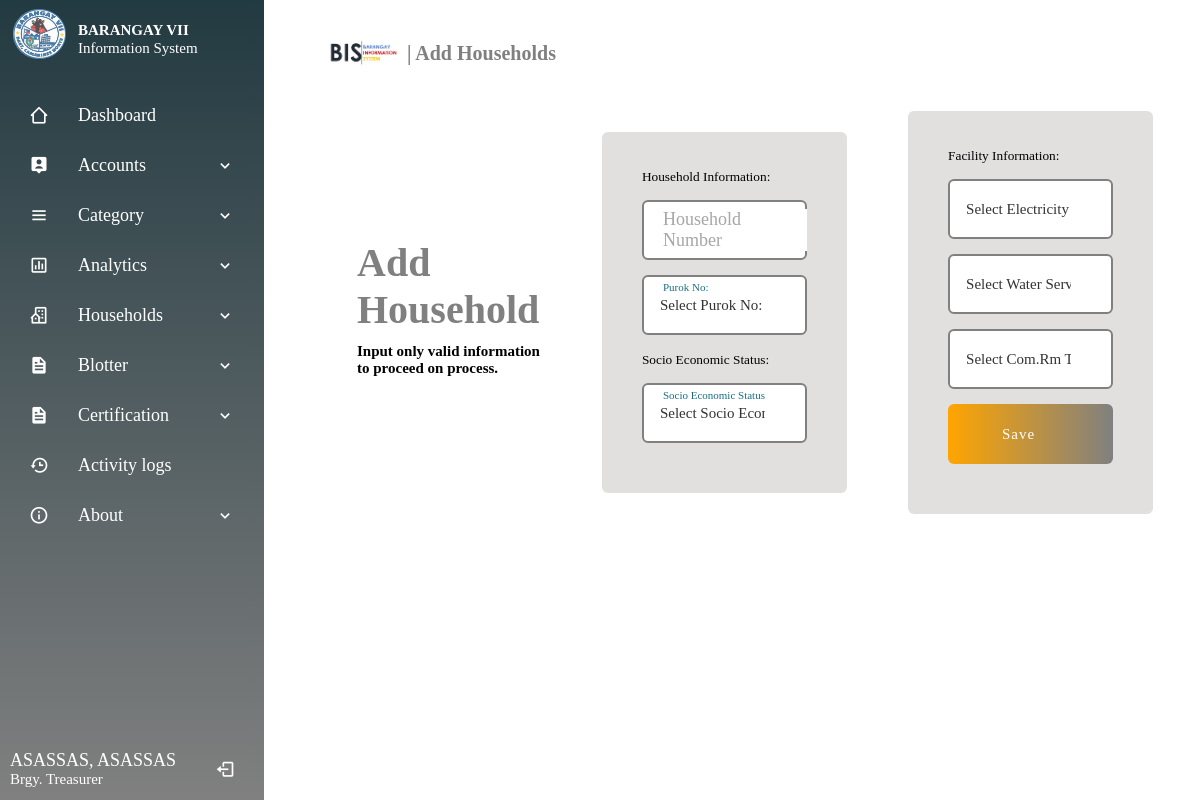
Screenshot of /addhousehold.php (signed in) with the database file from the repository.
### tables this page shows
CREATE TABLE `account` (
  `id` int(10) NOT NULL,
  `lastname` varchar(50) NOT NULL,
  `firstname` varchar(50) NOT NULL,
  `birthdate` varchar(25) NOT NULL,
  `gender` varchar(10) NOT NULL,
  `position` varchar(25) NOT NULL,
  `username` varchar(50) NOT NULL,
  `password` varchar(50) NOT NULL
);

### addhousehold.php (the view, shortened to what this page needs)
<!DOCTYPE html>
<html lang="en">
<head>
    <link rel="stylesheet" href="css/adduser.css">
    <link rel="stylesheet" href="css/allmaster.css">
    <link rel="stylesheet" href="css/font.css">
</head>
<body>
    <?php
    include 'navigation.php';
    ?>
    <section class="home-section">
    <div class="container">
        <div class="navbar">
            <img src="css/images/SystemLogo.png" class="logo"> <h3>| Add Households</h3>
                <navList>
                    <ulist id="menuList">
                    </ulist>
                </navList>
        </div>
        <div class="row">
            <div class="col-1">
                    <h2>Add<br>Household</h2>
                    <h4>Input only valid information to proceed on process.</h4>
            </div>
            <div class="col-2">
                <div class="wrapper">
                <form method="POST" action="" enctype="multipart/form-data">
                    <small>Household Information:</small>
                                    <div class="input-box">
                                        <input name="householdno" type="number" required>
                                        <label>Household Number</label>
                                    </div>
                                    <div class="input-box">
                                        <select name="purokid">
                                        <option value="">Select Purok No:</option>
                                        </select>
                                        <label class="labelspecial">Purok No:</label>
                                    </div>
                    <small>Socio Economic Status:</small>
                                    <div class="input-box">
                                        <select name="ses">
                                            <option value="">Select Socio Economic Status:</option>
                                        </select>
                                        <label class="labelspecial">Socio Economic Status</label>
                                    </div>
                </div>
            </div>
            <div class="col-2">
                <div class="wrapper">
                    <small>Facility Information:</small>
                                    <div class="input-box">
                                        <select name="electid">
                                            <option value="">Select Electricity Services:</option>
                                        </select>
                                    </div>
                                    <div class="input-box">
                                        <select name="waterid">
                                            <option value="">Select Water Services:</option>
                                        </select>
                                    </div>
                                    <div class="input-box">
                                        <select name="crid">
                                            <option value="">Select Com.Rm Type:</option>
                                        </select>
                                    </div>
                                    <div class="input-box button">
                                            <input id="button" type="submit" name="submit" value="Save">
                                    </div>
                </div>
            </div>
            </div>
        </div>
    </section>
</body>
</html>

### navigation.php (shortened to what this page needs)
<!DOCTYPE html>
<html lang="en" dir="ltr">
<head>
        <link rel="stylesheet" href="css/cssNav/style.css">
        <link rel="stylesheet" href="css/cssNav/font.css">
    <link href='https://unpkg.com/boxicons@2.1.2/css/boxicons.min.css' rel='stylesheet'>
</head>
<?php
    $username = $_SESSION['username'];
    $mysqlinav = NEW MySQLi('localhost','root','','bis');
    $resultSetnav = $mysqlinav->query("SELECT * FROM account where username='$username'");
    $rownav = mysqli_fetch_assoc($resultSetnav);
?>
<body>
    <nav class = sidebar>
        <div class="logo-details">
            <i><img src="css/images/BarangayLogo.png" height="50px" width="53px"></i>
            <div class="header-text">
                <span class="logo_name"><br>BARANGAY VII<br></span>
                <span class="logo_dname">Information System</span>
            </div>
        </div>
        <ul class="nav-links">
            <li>
                <div class="iocn-link">
                    <a href="dashboard.php">
                        <i class='bx bx-home-alt-2'></i>
                        <span class="link_name">Dashboard</span>
                    </a>
                </div>
            </li>
            <li>
                <div class="iocn-link">
                <a href="account.php">
                    <i class='bx bxs-user-pin'></i>
                    <span class="link_name">Accounts</span>
                </a>
                <i class='bx bx-chevron-down arrow'></i>
                </div>
            </li>
            <li>
                <div class="iocn-link">
                <a href="category.php">
                <i class='bx bx-menu'></i>
                    <span class="link_name">Category</span>
                </a>
                <i class='bx bx-chevron-down arrow'></i>
                </div>
            </li>
            <li>
            <div class="iocn-link">
                <a href="analytics.php">
                    <i class='bx bx-bar-chart-square'></i>
                    <span class="link_name">Analytics</span>
                </a>
                <i class='bx bx-chevron-down arrow'></i>
            </div>
            </li>
            <li>
                <div class="iocn-link">
                <a href="household.php">
                    <i class='bx bx-building-house'></i>
                    <span class="link_name">Households</span>
                </a>
                <i class='bx bx-chevron-down arrow'></i>
                </div>
            </li>
            <li>
                <div class="iocn-link">
                <a href="blotter.php">
                    <i class='bx bxs-file' ></i>
                    <span class="link_name">Blotter</span>
                </a>
                <i class='bx bx-chevron-down arrow'></i>
                </div>
            </li>
            <li>
                <div class="iocn-link">
                <a href="#">
                    <i class='bx bxs-file' ></i>
                    <span class="link_name">Certification</span>
                </a>
                <i class='bx bx-chevron-down arrow'></i>
                </div>
            </li>
            <li>
                <a href="logs.php">
                    <i class='bx bx-history' ></i>
                    <span class="link_name">Activity logs</span>
                </a>
            </li>
            <li>
                <div class="iocn-link">
                <a href="#">
                    <i class='bx bx-info-circle'></i>
                    <span class="link_name">About</span>
                </a>
                <i class='bx bx-chevron-down arrow'></i>
                </div>
            </li>
            <li>
        <div class="profile-details">
            <div class="name-job">
                <div class="profile_name"><?php echo $rownav['lastname']; ?>, <?php echo $rownav['firstname']; ?></div>
                <div class="job"><?php echo $rownav['position']; ?></div>
            </div>
            <a href="logout.php"><i class='bx bx-log-out'></a></i>
        </div>
    </li>
   </ul>
</nav>
</body>
</html>

### css/adduser.css (style rules this page uses)
body { margin: 0; padding: 0; font-family: outfit; box-sizing: border-box; }
.container { width: 100%; min-height: 100vh; padding-left: 5%; padding-right: 5%; box-sizing: border-box; overflow:hidden; }
.navbar { width: 100%; display: flex; align-items: center; }
.navbar h3 { font-size: 20px; color:grey; font-weight: bold; margin: 10px 0 5px; text-transform: capitalize; text-align: left; margin-bottom: 15px; }
.logo { width: 100px; cursor: pointer; margin: 30px 0; }
navList { flex: 1; text-align: right; background: none; }
.row { display: flex; justify-content: space-between; align-items: center; }
.col-1 { flex-basis:30%; position: relative; margin-left: 50px; }
.col-1 h2 { font-size: 40px; color: grey; }
.col-1 h4 { margin: 10px 0; font-size: 15px; }
.col-1::after { content: ''; width: 10px; height: 57%; background: linear-gradient(orange, grey); border-radius: 6px; position: absolute; left: -40px; top: 25px; visibility:hidden; }
.col-2 { position: relative; flex-basis: 50%; display: flex; align-items: center; }
.wrapper { max-width: 600px; width: 100%; background: rgb(226, 223, 223); padding: 35px 40px; border-radius: 6px; box-shadow: rgba(0,0,0,0.2); margin-left: 20%; }
.wrapper form { background: none; }
.wrapper .input-box { position: relative; height: 60px; margin: 15px 0; }
.input-box input, select { height: 100%; width: 100%; background: #FFF; color: #333; font-size: 15px; font-weight: 500; outline: none; border-radius: 6px; padding: 0 40px 0 16px; border: 2px solid grey; transition: all 0.3s ease; -webkit-appearance: none; }
.input-box label, .input-box span { position: absolute; top: 50%; transform: translateY(-50%); color:#a6a6a6; }
.input-box label { left: 15px; font-size: 18px; font-weight: 400; background: #FFF; padding: 0 6px; pointer-events: none; transition: all 0.3s ease; }
.input-box .labelspecial { top: 20%; color: #196f85; font-size: 11px; background: #FFFF; border-radius: 5px; }
.input-box.button #button { background: linear-gradient(to right, orange, grey); border: none; font-size: 15px; color: #FFF; letter-spacing: 1px; }

### css/allmaster.css (style rules this page uses)
.container { animation: transitionIn 0.85s; }

### css/cssNav/style.css (style rules this page uses)
* { margin: 0; padding: 0; box-sizing: border-box; font-family: Outfit; }
.sidebar { position: fixed; top: 0; left: 0; height: 100%; width: 264px; background: linear-gradient(#223a41, grey); z-index: 100; transition: all 0.5s ease; }
.sidebar .logo-details { height: 60px; width: 100%; display: flex; align-items: center; }
.sidebar .logo-details i { margin-top: 7px; font-size: 35px; color: grey; height: 50px; min-width: 78px; text-align: center; line-height: 50px; }
.sidebar .logo-details .logo_name { font-size: 15px; color: #FFFF; font-weight: 600; transition: 0.3s ease; transition-delay: 0.2s; }
.sidebar .logo-details .logo_dname { font-size: 15px; color: #FFFF; transition: 0.3s ease; transition-delay: 0.2s; }
.sidebar .nav-links { height: 100%; padding: 30px 0 150px 0; overflow: auto; }
.sidebar .nav-links li { position: relative; list-style: none; transition: all 0.4s ease; }
.sidebar .nav-links li .iocn-link { display: flex; align-items: center; justify-content: space-between; }
.sidebar .nav-links li i { height: 50px; min-width: 78px; text-align: center; line-height: 50px; color: #FFFF; font-size: 20px; cursor: pointer; transition: all 0.3s ease; }
.sidebar .nav-links li a { display: flex; align-items: center; text-decoration: none; }
.sidebar .nav-links li a .link_name { font-size: 18px; font-weight: 400; color: #FFFF; }
.sidebar .profile-details { position: fixed; bottom: 0; width: 264px; display: flex; align-items: center; justify-content: space-between; padding: 6px 0; transition: all 0.5s ease; }
.sidebar .profile-details .profile_name, .sidebar .profile-details .job { color: #FFFF; font-size: 18px; font-weight: 500; white-space: nowrap; }
.sidebar .profile-details .job { font-size: 15px; }
.home-section { position: relative; height: 100vh; left: 260px; width: calc(100% - 260px); transition: all 0.5s ease; }

### rows the page displays
account: lastname "ASASSAS", firstname "ASASSAS", position "Brgy. Treasurer"
